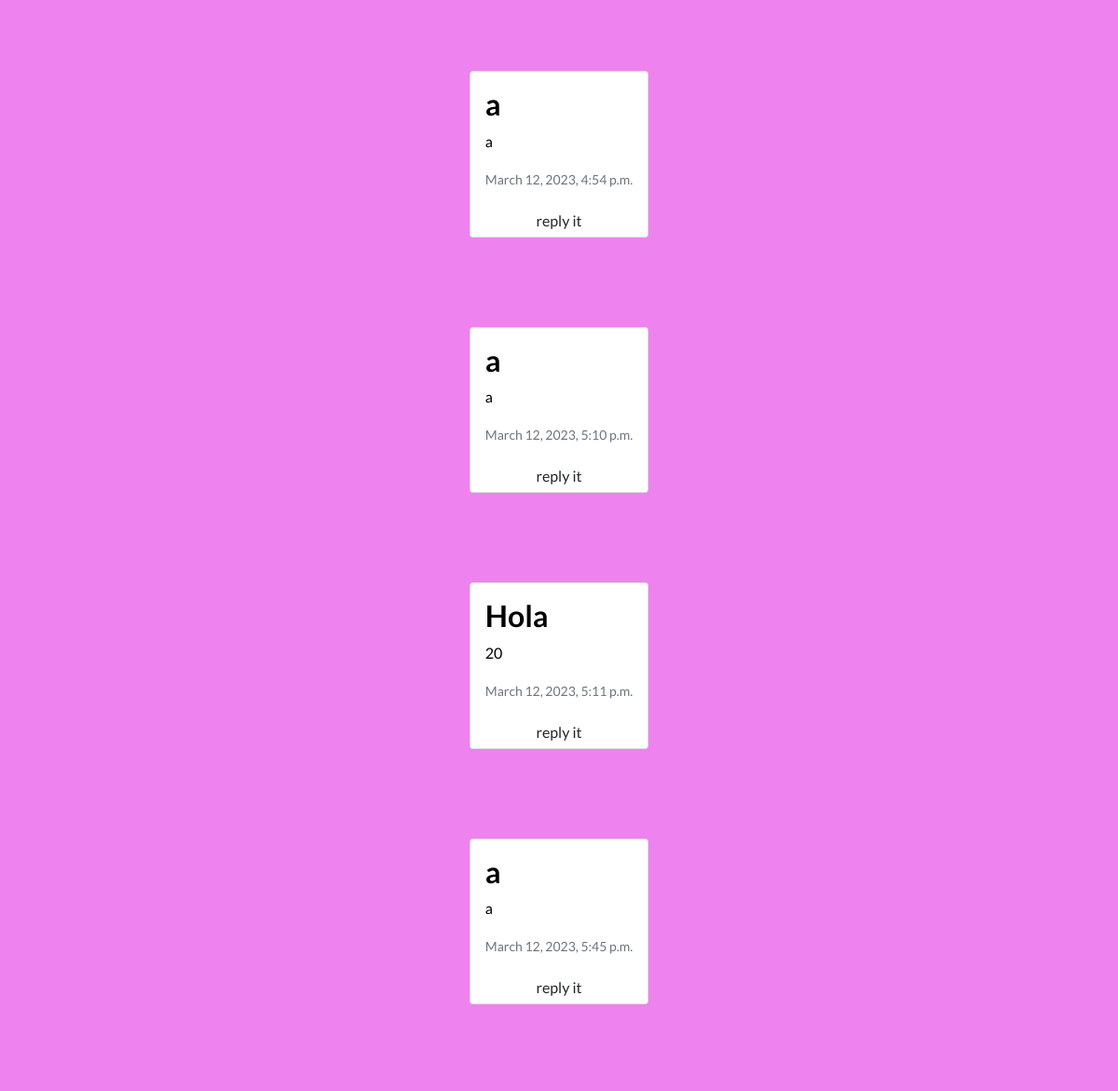
The app's page /all_reviews/ (middle part), older data.
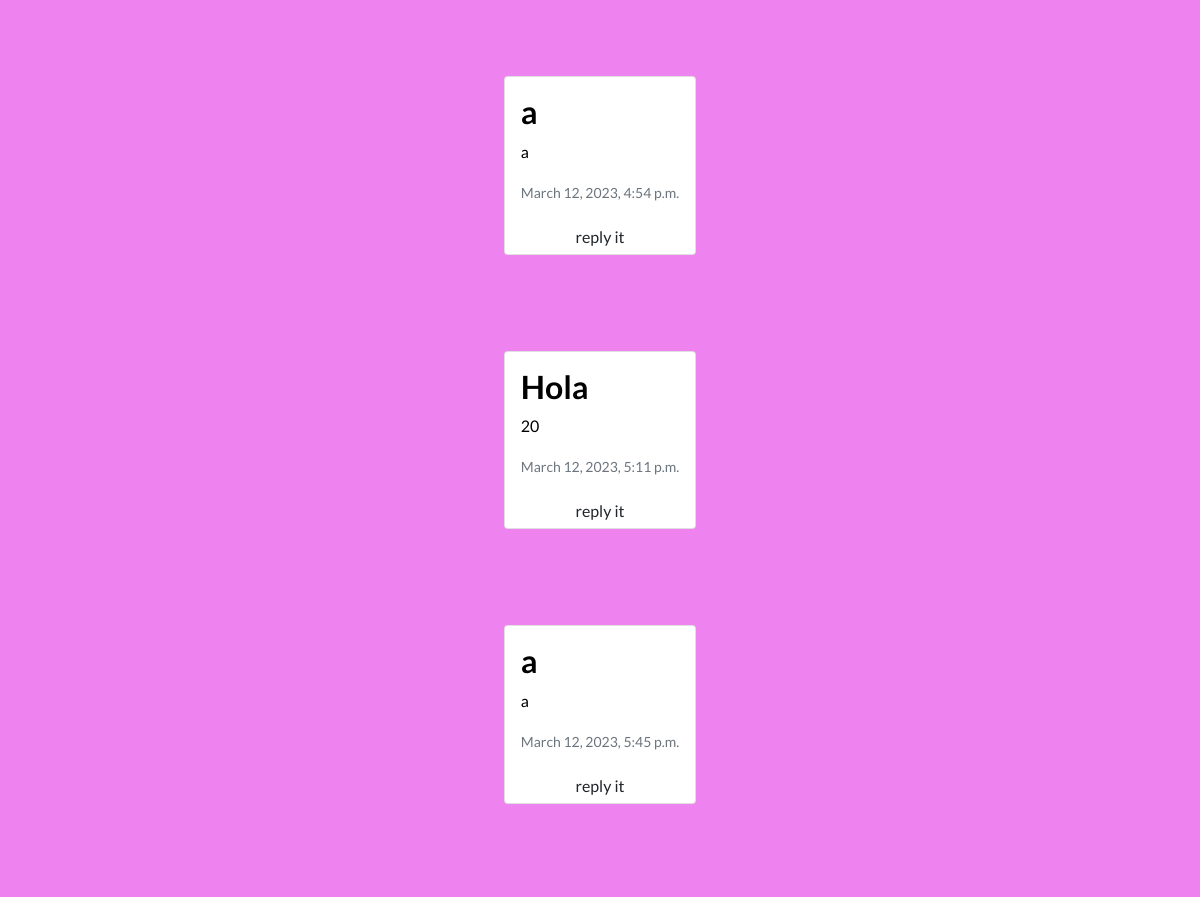
The same page, newer data.
### AppCoder/models.py (models this page shows)
class Review(models.Model):
    title =  models.CharField(max_length=40)
    text = models.CharField(max_length=500)
    user =models.ForeignKey(UserAuth,on_delete=models.CASCADE)
    date = models.DateTimeField(auto_now_add=True)

### AppCoder/views.py (the view)
# urls.py: path('all_reviews/', views.all_reviews ,name ='all_reviews'),
def all_reviews(request):
    all_reviews = Review.objects.all()
    context = {'all_reviews': all_reviews, }
    return render(request, 'reviews.html', context)

### AppCoder/templates/reviews.html (shortened to what this page needs)
{% extends 'index.html' %} {% block title %}<title>Ultimas Reviews</title> {%endblock%}
{%block main_content %}
<div class="d-flex flex-column align-items-center">
  {% if all_reviews %} {% for review in all_reviews %}
  <div class="card my-card" style="margin: 3rem 0">
    <div class="card-body">
      <h2 class="card-title">{{review.title}}</h2>
      <p class="card-text">{{review.text}}</p>
      <p class="card-text">
        <small class="text-muted">{{review.date}}</small>
      </p>
    </div>
    <a href="{% url 'detail_reviews' review.id %}" class="btn btn-post py-1"
    >reply it</a
    >
  </div>
  {% endfor %} {% else %}
  <span style="color: red"> No se encontraron MovieReviews</span>
  {% endif %} {% endblock %}

Row changes from the older to the newer data that the page shows:
removed Review: title "a", text "a", date "March 12, 2023, 5:10 p.m."
